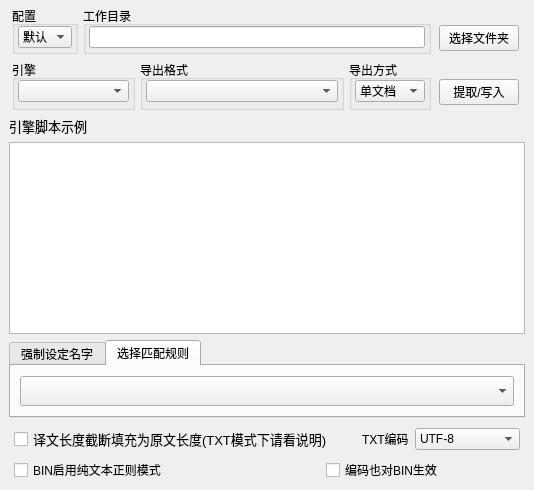
      <widget class="QWidget" name="tab">
       <attribute name="title">
        <string>提取写入</string>
       </attribute>
       <layout class="QVBoxLayout" name="verticalLayout" stretch="0,0,0,5,0,0">
        <property name="leftMargin">
         <number>9</number>
        </property>
        <property name="topMargin">
         <number>6</number>
        </property>
        <property name="rightMargin">
         <number>9</number>
        </property>
        <property name="bottomMargin">
         <number>6</number>
        </property>
        <item>
         <widget class="QWidget" name="widget" native="true">
          <property name="maximumSize">
           <size>
            <width>16777215</width>
            <height>60</height>
           </size>
          </property>
          <layout class="QHBoxLayout" name="horizontalLayout_7">
           <property name="spacing">
            <number>5</number>
           </property>
           <property name="leftMargin">
            <number>3</number>
           </property>
           <property name="topMargin">
            <number>0</number>
           </property>
           <property name="rightMargin">
            <number>3</number>
           </property>
           <property name="bottomMargin">
            <number>0</number>
           </property>
           <item>
            <widget class="QGroupBox" name="groupBox_10">
             <property name="title">
              <string>配置</string>
             </property>
             <layout class="QHBoxLayout" name="horizontalLayout_23">
              <property name="leftMargin">
               <number>3</number>
              </property>
              <property name="topMargin">
               <number>0</number>
              </property>
              <property name="rightMargin">
               <number>3</number>
              </property>
              <property name="bottomMargin">
               <number>3</number>
              </property>
              <item>
               <widget class="QComboBox" name="configSeqBox">
                <property name="maxVisibleItems">
                 <number>16</number>
                </property>
                <item>
                 <property name="text">
                  <string>默认</string>
                 </property>
                </item>
               </widget>
              </item>
             </layout>
            </widget>
           </item>
           <item>
            <widget class="QGroupBox" name="groupBox_9">
             <property name="title">
              <string>工作目录</string>
             </property>
             <layout class="QHBoxLayout" name="horizontalLayout_22">
              <property name="leftMargin">
               <number>3</number>
              </property>
              <property name="topMargin">
               <number>0</number>
              </property>
              <property name="rightMargin">
               <number>3</number>
              </property>
              <property name="bottomMargin">
               <number>3</number>
              </property>
              <item>
               <widget class="QLineEdit" name="mainDirEdit"/>
              </item>
             </layout>
            </widget>
           </item>
           <item>
            <widget class="QWidget" name="widget_14" native="true">
             <layout class="QHBoxLayout" name="horizontalLayout_26">
              <property name="leftMargin">
               <number>3</number>
              </property>
              <property name="topMargin">
               <number>16</number>
              </property>
              <property name="rightMargin">
               <number>3</number>
              </property>
              <property name="bottomMargin">
               <number>0</number>
              </property>
              <item>
               <widget class="QPushButton" name="mainDirButton">
                <property name="text">
                 <string> 选择文件夹 </string>
                </property>
               </widget>
              </item>
             </layout>
            </widget>
           </item>
          </layout>
         </widget>
        </item>
        <item>
         <widget class="QWidget" name="widget_2" native="true">
          <property name="minimumSize">
           <size>
            <width>0</width>
            <height>0</height>
           </size>
          </property>
          <property name="maximumSize">
           <size>
            <width>16777215</width>
            <height>65</height>
           </size>
          </property>
          <layout class="QHBoxLayout" name="horizontalLayout_2" stretch="3,5,2,2">
           <property name="spacing">
            <number>5</number>
           </property>
           <property name="leftMargin">
            <number>3</number>
           </property>
           <property name="topMargin">
            <number>0</number>
           </property>
           <property name="rightMargin">
            <number>3</number>
           </property>
           <property name="bottomMargin">
            <number>0</number>
           </property>
           <item>
            <widget class="QGroupBox" name="groupBox">
             <property name="title">
              <string>引擎</string>
             </property>
             <layout class="QHBoxLayout" name="horizontalLayout_11">
              <property name="spacing">
               <number>0</number>
              </property>
              <property name="leftMargin">
               <number>3</number>
              </property>
              <property name="topMargin">
               <number>0</number>
              </property>
              <property name="rightMargin">
               <number>3</number>
              </property>
              <property name="bottomMargin">
               <number>5</number>
              </property>
              <item>
               <widget class="QComboBox" name="engineNameBox">
                <property name="maxVisibleItems">
                 <number>25</number>
                </property>
               </widget>
              </item>
             </layout>
            </widget>
           </item>
           <item>
            <widget class="QGroupBox" name="groupBox_2">
             <property name="title">
              <string>导出格式</string>
             </property>
             <layout class="QHBoxLayout" name="horizontalLayout_12">
              <property name="spacing">
               <number>0</number>
              </property>
              <property name="leftMargin">
               <number>3</number>
              </property>
              <property name="topMargin">
               <number>0</number>
              </property>
              <property name="rightMargin">
               <number>3</number>
              </property>
              <property name="bottomMargin">
               <number>5</number>
              </property>
              <item>
               <widget class="QComboBox" name="outputFileBox"/>
              </item>
             </layout>
            </widget>
           </item>
           <item>
            <widget class="QGroupBox" name="groupBox_3">
             <property name="title">
              <string>导出方式</string>
             </property>
             <layout class="QHBoxLayout" name="horizontalLayout_13">
              <property name="spacing">
               <number>0</number>
              </property>
              <property name="leftMargin">
               <number>3</number>
              </property>
              <property name="topMargin">
               <number>0</number>
              </property>
              <property name="rightMargin">
               <number>3</number>
              </property>
              <property name="bottomMargin">
               <number>5</number>
              </property>
              <item>
               <widget class="QComboBox" name="outputPartBox">
                <item>
                 <property name="text">
                  <string>单文档</string>
                 </property>
                </item>
                <item>
                 <property name="text">
                  <string>多文档</string>
                 </property>
                </item>
               </widget>
              </item>
             </layout>
            </widget>
           </item>
           <item>
            <widget class="QWidget" name="widget_15" native="true">
             <layout class="QHBoxLayout" name="horizontalLayout_27">
              <property name="leftMargin">
               <number>3</number>
              </property>
              <property name="topMargin">
               <number>17</number>
              </property>
              <property name="rightMargin">
               <number>3</number>
              </property>
              <property name="bottomMargin">
               <number>3</number>
              </property>
              <item>
               <widget class="QPushButton" name="extractButton">
                <property name="text">
                 <string>提取/写入</string>
                </property>
               </widget>
              </item>
             </layout>
            </widget>
           </item>
          </layout>
         </widget>
        </item>
        <item>
         <widget class="QLabel" name="sampleLabel">
          <property name="font">
           <font>
            <family>Microsoft YaHei UI</family>
            <pointsize>10</pointsize>
            <weight>50</weight>
            <bold>false</bold>
           </font>
          </property>
          <property name="text">
           <string>引擎脚本示例</string>
          </property>
         </widget>
        </item>
        <item>
         <widget class="QTextEdit" name="sampleBrowser"/>
        </item>
        <item>
         <widget class="QTabWidget" name="extraFuncTabs">
          <property name="enabled">
           <bool>true</bool>
          </property>
          <property name="minimumSize">
           <size>
            <width>0</width>
            <height>0</height>
           </size>
          </property>
          <property name="maximumSize">
           <size>
            <width>16777215</width>
            <height>16777215</height>
           </size>
          </property>
          <property name="currentIndex">
           <number>1</number>
          </property>
          <widget class="QWidget" name="nameListTab">
           <property name="enabled">
            <bool>true</bool>
           </property>
           <attribute name="title">
            <string>强制设定名字</string>
           </attribute>
           <layout class="QVBoxLayout" name="verticalLayout_4">
            <item>
             <widget class="QLineEdit" name="nameListEdit">
              <property name="enabled">
               <bool>true</bool>
              </property>
              <property name="minimumSize">
               <size>
                <width>0</width>
                <height>30</height>
               </size>
              </property>
             </widget>
            </item>
           </layout>
          </widget>
          <widget class="QWidget" name="regNameTab">
           <attribute name="title">
            <string>选择匹配规则</string>
           </attribute>
           <layout class="QVBoxLayout" name="verticalLayout_5">
            <item>
             <widget class="QComboBox" name="regNameBox">
              <property name="minimumSize">
               <size>
                <width>0</width>
                <height>30</height>
               </size>
              </property>
              <property name="font">
               <font>
                <family>Microsoft YaHei UI</family>
                <pointsize>11</pointsize>
                <weight>50</weight>
                <bold>false</bold>
               </font>
              </property>
              <property name="maxVisibleItems">
               <number>25</number>
              </property>
              <property name="sizeAdjustPolicy">
               <enum>QComboBox::AdjustToContentsOnFirstShow</enum>
              </property>
             </widget>
            </item>
           </layout>
          </widget>
         </widget>
        </item>
        <item>
         <widget class="QWidget" name="widget_5" native="true">
          <layout class="QVBoxLayout" name="verticalLayout_6">
           <property name="spacing">
            <number>2</number>
           </property>
           <property name="leftMargin">
            <number>0</number>
           </property>
           <property name="topMargin">
            <number>0</number>
           </property>
           <property name="rightMargin">
            <number>0</number>
           </property>
           <property name="bottomMargin">
            <number>0</number>
           </property>
           <item>
            <widget class="QWidget" name="widget_6" native="true">
             <layout class="QHBoxLayout" name="horizontalLayout_4" stretch="10,1,7">
              <property name="leftMargin">
               <number>5</number>
              </property>
              <property name="topMargin">
               <number>2</number>
              </property>
              <property name="rightMargin">
               <number>5</number>
              </property>
              <property name="bottomMargin">
               <number>2</number>
              </property>
              <item>
               <widget class="QCheckBox" name="cutoffCheck">
                <property name="font">
                 <font>
                  <family>Microsoft YaHei UI</family>
                  <pointsize>10</pointsize>
                  <weight>50</weight>
                  <bold>false</bold>
                 </font>
                </property>
                <property name="text">
                 <string>译文长度截断填充为原文长度(TXT模式下请看说明)</string>
                </property>
                <property name="checked">
                 <bool>false</bool>
                </property>
                <property name="tristate">
                 <bool>false</bool>
                </property>
               </widget>
              </item>
              <item>
               <spacer name="horizontalSpacer_3">
                <property name="orientation">
                 <enum>Qt::Horizontal</enum>
                </property>
                <property name="sizeHint" stdset="0">
                 <size>
                  <width>40</width>
                  <height>20</height>
                 </size>
                </property>
               </spacer>
              </item>
              <item>
               <widget class="QWidget" name="widget_17" native="true">
                <layout class="QHBoxLayout" name="horizontalLayout_29" stretch="0,3">
                 <property name="leftMargin">
                  <number>0</number>
                 </property>
                 <property name="topMargin">
                  <number>0</number>
                 </property>
                 <property name="rightMargin">
                  <number>0</number>
                 </property>
                 <property name="bottomMargin">
                  <number>0</number>
                 </property>
                 <item>
                  <widget class="QLabel" name="label_5">
                   <property name="text">
                    <string>TXT编码</string>
                   </property>
                  </widget>
                 </item>
                 <item>
                  <widget class="QComboBox" name="txtEncodeBox">
                   <item>
                    <property name="text">
                     <string>UTF-8</string>
                    </property>
                   </item>
                   <item>
                    <property name="text">
                     <string>UTF-8-SIG</string>
                    </property>
                   </item>
                   <item>
                    <property name="text">
                     <string>UTF-16</string>
                    </property>
                   </item>
                   <item>
                    <property name="text">
                     <string>cp932</string>
                    </property>
                   </item>
                   <item>
                    <property name="text">
                     <string>gbk</string>
                    </property>
                   </item>
                  </widget>
                 </item>
                </layout>
               </widget>
              </item>
             </layout>
            </widget>
           </item>
           <item>
            <widget class="QWidget" name="widget_16" native="true">
             <layout class="QHBoxLayout" name="horizontalLayout_10" stretch="10,1,7">
              <property name="leftMargin">
               <number>5</number>
              </property>
              <property name="topMargin">
               <number>2</number>
              </property>
              <property name="rightMargin">
               <number>5</number>
              </property>
              <property name="bottomMargin">
               <number>2</number>
              </property>
              <item>
               <widget class="QCheckBox" name="binPureTextCheck">
                <property name="text">
                 <string>BIN启用纯文本正则模式</string>
                </property>
               </widget>
              </item>
              <item>
               <spacer name="horizontalSpacer_4">
                <property name="orientation">
                 <enum>Qt::Horizontal</enum>
                </property>
                <property name="sizeHint" stdset="0">
                 <size>
                  <width>40</width>
                  <height>20</height>
                 </size>
                </property>
               </spacer>
              </item>
              <item>
               <widget class="QCheckBox" name="binEncodeCheck">
                <property name="text">
                 <string>编码也对BIN生效</string>
                </property>
               </widget>
              </item>
             </layout>
            </widget>
           </item>
          </layout>
         </widget>
        </item>
       </layout>
      </widget>
